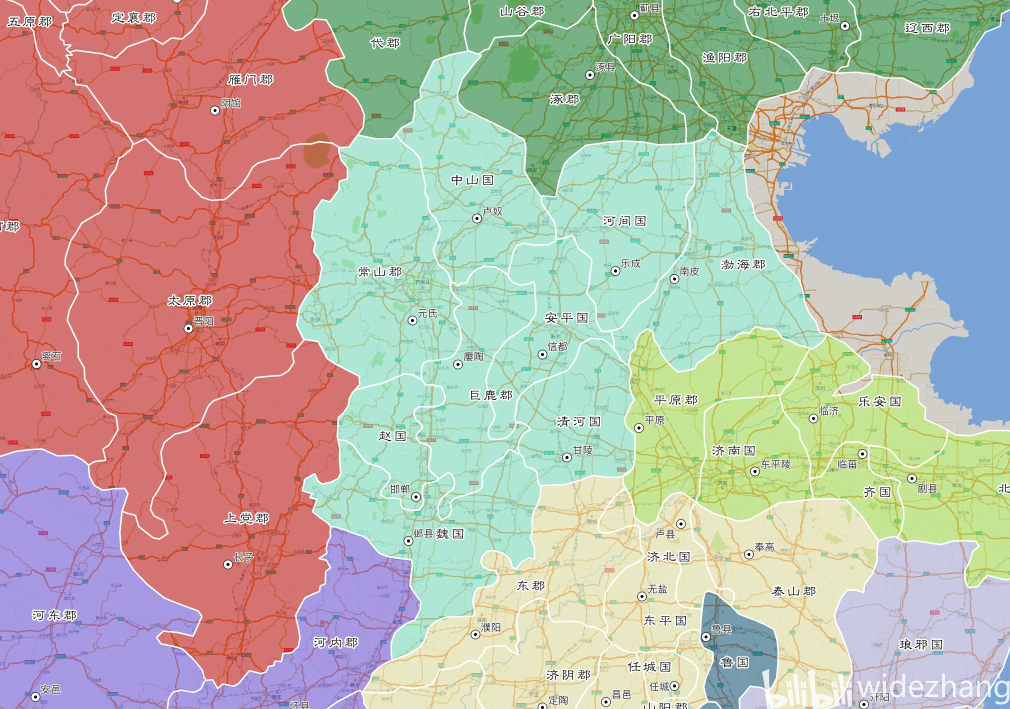
#> input picture docs/ref_imgs/冀州.png, 2020 x 1418 px (shown at 1/2 size)
$ python step1_erase_text_jizhou_v7.py   (older library calls are emulated)
#> lines starting #> are read from the running program, lines starting #| are printed output that depends on the picture; after the words box and inside, x2 and y2 are one past the last pixel; in counts of white or black regions, pixels touching at a corner belong together
#!/usr/bin/env python3
"""
v7 白线追踪 — 严格按照用户算法：
1. 确定颜色（青色掩膜，仅用于侧判定）
2. 边界是白色的
3. 找到白色点
4. 一侧是冀州颜色、另一侧不是 → 该点是正确边界点
5. 取最大连通分量（外环）→ 直接取轮廓 → 不与任何色块掩膜相交
"""

import cv2, numpy as np, json, os, sys

HERE = os.path.dirname(os.path.abspath(__file__))
SRC  = os.path.join(HERE, '汉末十三州地图范例', '冀州.png')
OUTDIR = os.path.join(HERE, 'jizhou_step1_v7')
os.makedirs(OUTDIR, exist_ok=True)

# cv2.imread can't handle CJK paths on Windows — use np.fromfile
def imread_safe(path):
#> called with path = '汉末十三州地图范例/冀州.png'
    return cv2.imdecode(np.fromfile(path, dtype=np.uint8), cv2.IMREAD_COLOR)
#> returned value is the input picture: shape (1418, 2020, 3); mean B, G, R 166.9, 178.3, 183.7

def imwrite_safe(path, img):
    ext = os.path.splitext(path)[1]
    result, buf = cv2.imencode(ext, img)
    if result:
        buf.tofile(path)

img = imread_safe(SRC)
if img is None:
    print(f'ERROR: cannot read {SRC}'); sys.exit(1)
H, W = img.shape[:2]
print(f'Image: {W}x{H}')
#| Image: 2020x1418

b, g, r = img[:,:,0].astype(int), img[:,:,1].astype(int), img[:,:,2].astype(int)

# ============================================================
# Phase 1: 冀州青色掩膜 — 仅用于侧判定（不参与最终形状）
# ============================================================
cyan_raw = (g > r + 35) & (g > b + 10) & (g >= 175) & (g <= 245)
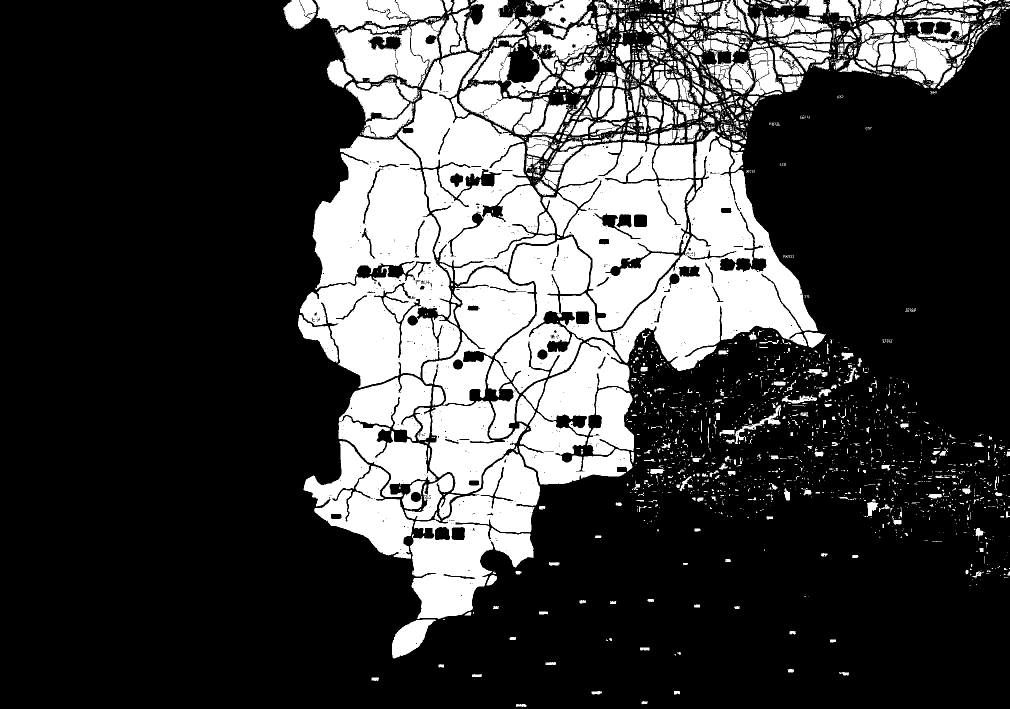
#> cyan_raw: shape (1418, 2020) bool (shown at 1/2 size); 26.2% white; 2938 white regions (2243 under 20 px), largest, box (x1, y1, x2, y2) and area: (600, 272, 921, 776) 96101, (1225, 263, 1636, 742) 75223, (795, 104, 1110, 569) 63282
bingzhou  = (r > g + 15) & (r > b) & (r > 100)
#> bingzhou: shape (1418, 2020) bool; 27.2% white; 825 white regions (649 under 20 px), largest, box (x1, y1, x2, y2) and area: (131, 279, 694, 1077) 237299, (241, 680, 718, 1375) 180451, (0, 0, 265, 928) 148714
sili      = (np.abs(r - g) < 30) & (g > b + 10) & (g >= 200)
#> sili: shape (1418, 2020) bool; 11.8% white; 3947 white regions (3690 under 20 px), largest, box (x1, y1, x2, y2) and area: (725, 652, 2020, 1418) 305367, (1828, 947, 1904, 993) 938, (1892, 985, 1992, 1067) 937
youzhou   = (r < g - 20) & (b < g) & (g > 120) & (r < 150)
#> youzhou: shape (1418, 2020) bool; 10.4% white; 2329 white regions (1977 under 20 px), largest, box (x1, y1, x2, y2) and area: (917, 21, 1371, 392) 78724, (566, 0, 939, 276) 54185, (1326, 0, 1611, 290) 41915
qingzhou  = (g > r + 10) & (g > b) & (b < 180)
#> qingzhou: shape (1418, 2020) bool; 19.3% white; 1782 white regions (1505 under 20 px), largest, box (x1, y1, x2, y2) and area: (916, 20, 1371, 392) 80205, (566, 0, 940, 276) 54583, (1247, 655, 1614, 994) 44629
cyan_mask = (cyan_raw & ~(bingzhou|sili|youzhou|qingzhou)).astype(np.uint8) * 255
#> cyan_mask: shape (1418, 2020); 17.2% white; 1057 white regions (805 under 20 px), largest, box (x1, y1, x2, y2) and area: (1225, 340, 1604, 725) 47200, (625, 317, 763, 573) 18654, (730, 331, 859, 532) 17724
print(f'Cyan mask pixels: {(cyan_mask>0).sum():,}')
#| Cyan mask pixels: 492,445

# ============================================================
# Phase 2: 检测白色边界线（排除大片白色背景）
# ============================================================
# 宽松白色检测
lo_white = (r > 210) & (g > 210) & (b > 210)
#> lo_white: shape (1418, 2020) bool; 4.6% white; 661 white regions (392 under 20 px), largest, box (x1, y1, x2, y2) and area: (0, 0, 2020, 1418) 73944, (1616, 1339, 1667, 1418) 1545, (1715, 1362, 1780, 1405) 1059
hi_white = (r > 185) & (g > 185) & (b > 185) & \
           (np.abs(r-g) < 20) & (np.abs(g-b) < 20) & (np.abs(r-b) < 20)
#> hi_white: shape (1418, 2020) bool; 7% white; 1800 white regions (1359 under 20 px), largest, box (x1, y1, x2, y2) and area: (0, 0, 1722, 1418) 56158, (1603, 509, 1867, 662) 17986, (1781, 563, 1937, 748) 11869
white_any = lo_white | hi_white

# 用梯度排除平坦白色背景区域（背景梯度低，线条梯度高）
gray = cv2.cvtColor(img, cv2.COLOR_BGR2GRAY)
gx = cv2.Sobel(gray, cv2.CV_64F, 1, 0, ksize=3)
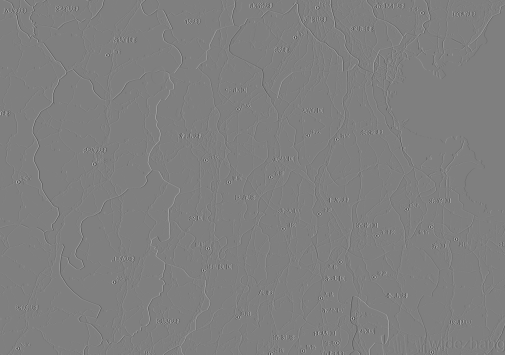
#> gx: shape (1418, 2020) float64 (shown at 1/4 size); min -1020, max 1020, mean 0.1; drawn with min black and max white
gy = cv2.Sobel(gray, cv2.CV_64F, 0, 1, ksize=3)
gmag = np.sqrt(gx**2 + gy**2)

# 白色像素中，只有梯度>阈值的才算"线"
white_line = white_any & (gmag > 12)
#> white_line: shape (1418, 2020) bool; 4.9% white in thin lines or dots
print(f'White total: {white_any.sum():,},  white line (edge): {white_line.sum():,}')
#| White total: 221,926,  white line (edge): 141,589

# ============================================================
# Phase 3: 侧判定 — 用户算法核心
# 对每个白线像素检查8邻域：一侧青色一侧非青色 = 真正的冀州边界
# ============================================================
cyan_p = np.pad(cyan_mask > 0, 1, mode='constant', constant_values=False)
#> cyan_p: shape (1420, 2022) bool; 17.2% white; 1057 white regions (805 under 20 px), largest, box (x1, y1, x2, y2) and area: (1226, 341, 1605, 726) 47200, (626, 318, 764, 574) 18654, (731, 332, 860, 533) 17724

# 向量化8邻域统计
neighbor_offsets = [(-1,-1),(-1,0),(-1,1),(0,-1),
                    (0,1),(1,-1),(1,0),(1,1)]
n_cyan = np.zeros((H,W), dtype=np.int32)
for dy, dx in neighbor_offsets:
    sl = cyan_p[1+dy:H+dy+1, 1+dx:W+dx+1]
    n_cyan += sl.astype(np.int32)
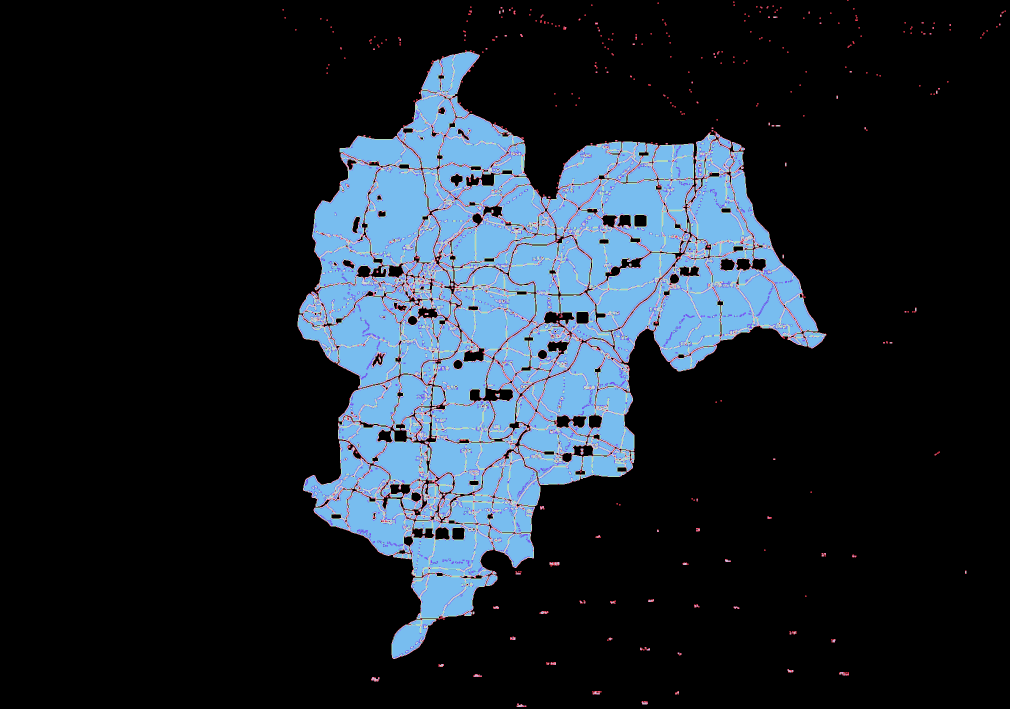
#> n_cyan: shape (1418, 2020) int32 (shown at 1/2 size); 9 distinct labels, from 0 to 8; one colour per label, 0 black

n_non_cyan = 8 - n_cyan
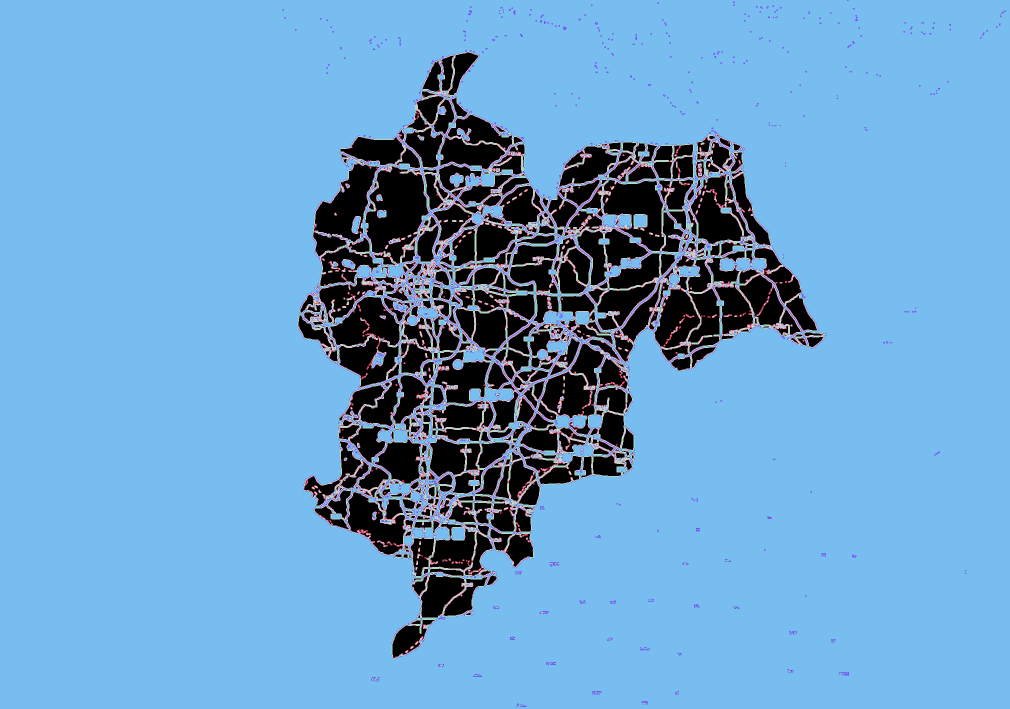
#> n_non_cyan: shape (1418, 2020) int32 (shown at 1/2 size); 9 distinct labels, from 0 to 8; one colour per label, 0 black
border_px = white_line & (n_cyan >= 1) & (n_non_cyan >= 1)
#> border_px: shape (1418, 2020) bool; 0.51% white in thin lines or dots, all inside (x1, y1, x2, y2) = (565, 0, 2012, 1409)
border_u8 = (border_px * 255).astype(np.uint8)
print(f'Border pixels (side-test passed): {border_px.sum():,}')
#| Border pixels (side-test passed): 14,495

# ============================================================
# Phase 4: 连通性分析 — 只保留最大连通分量（外环）
# 内部县界线是小的独立连通块或短枝
# ============================================================
k3 = cv2.getStructuringElement(cv2.MORPH_ELLIPSE, (3,3))
border_conn = cv2.dilate(border_u8, k3, iterations=1)  # 仅桥接≤1px间隙
#> border_conn: shape (1418, 2020); 1.4% white; 491 white regions (223 under 20 px), largest, box (x1, y1, x2, y2) and area: (799, 612, 925, 816) 1596, (1190, 467, 1382, 696) 1585, (1002, 420, 1122, 573) 1318

n_lbl, lbl_map, stats, centroids = cv2.connectedComponentsWithStats(border_conn)
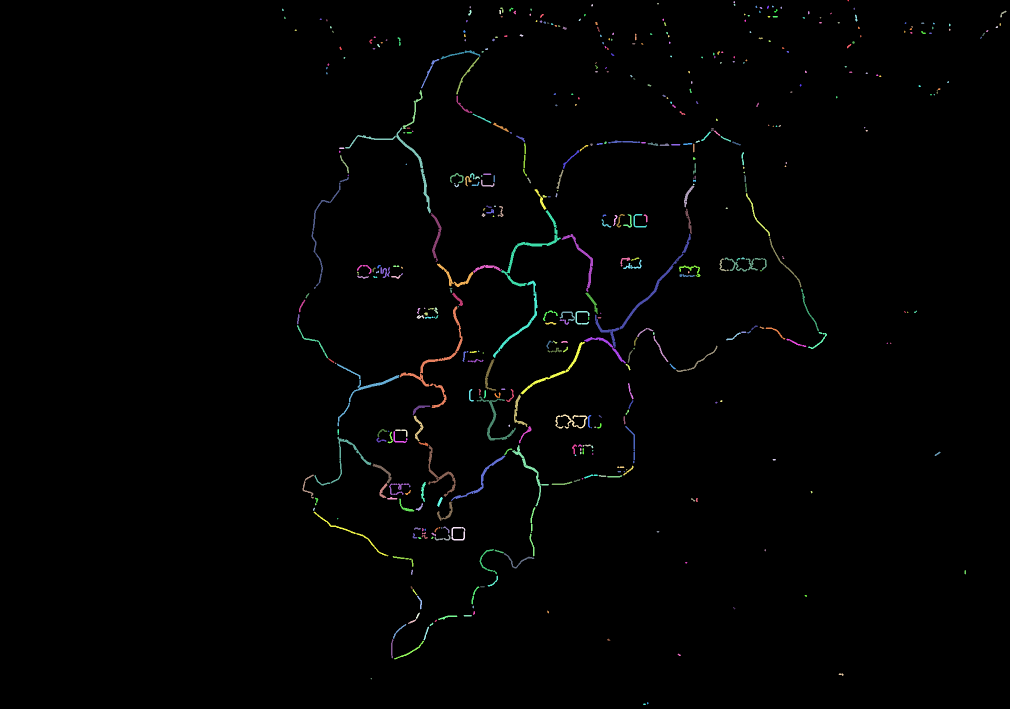
#> lbl_map: shape (1418, 2020) int32 (shown at 1/2 size); 492 distinct labels, from 0 to 491; one colour per label, 0 black
#> n_lbl = 492; stats = 492 rows, first 6: [0, 0, 2020, 1418, 2823965], [1695, 0, 3, 3, 7], [1467, 2, 3, 5, 11], [1314, 6, 4, 3, 8], [1182, 8, 4, 5, 13], [1467, 8, 4, 4, 10]; centroids = 492 pairs, first value 565.2 to 2005.2, second value 0.714 to 1408
print(f'Components before filter: {n_lbl - 1}')
#| Components before filter: 491

if n_lbl > 2:  # 有多个分量可选
    areas = [(stats[i, cv2.CC_STAT_AREA], i) for i in range(1, n_lbl)]
#> areas = 491 pairs, first value 5 to 1596, second value 1 to 491
    areas.sort(reverse=True)
    print('Top components:')
    for area, lid in areas[:5]:
        print(f'  label={lid}  area={area:,}')
#> this loop made 5 passes
#> (area, lid) on passes 1 to 5: (1596, 302), (1585, 265), (1318, 254), (1267, 182), (925, 294)
#> (printed output is left out)

    # 外环是面积最大的分量
    best_label = areas[0][1]
#> best_label = 302
    ring = (lbl_map == best_label).astype(np.uint8) * 255
#> ring: shape (1418, 2020); 0.06% white; 1 white region
    ring_area = int(ring.sum() / 255)
#> ring_area = 1596
    print(f'Selected outer ring: label={best_label}, area={ring_area:,}')
#| Selected outer ring: label=302, area=1,596
else:
    ring = border_conn

imwrite_safe(os.path.join(OUTDIR, '01_ring_component.png'), ring)
#> in imwrite_safe, `result, buf = cv2.imencode(ext, img)`: buf = 6277 values, max 255 at index 53, min 0 at index 8, mean 76.88

# ============================================================
# Phase 5: 从环直接提取轮廓（不膨胀、不相交色块）
# ============================================================
contours, hierarchy = cv2.findContours(
    ring, cv2.RETR_EXTERNAL, cv2.CHAIN_APPROX_NONE
)
#> contours = 1 contour; box (x1, y1, x2, y2) and area: (799, 612, 925, 816) 1266
print(f'External contours: {len(contours)}')
#| External contours: 1

if not contours:
    print('ERROR: no contours found'); sys.exit(1)

outer = max(contours, key=cv2.contourArea)
#> outer = contour of 681 points, box (x1, y1, x2, y2) (799, 612, 925, 816), area 1266
print(f'Outer contour raw vertices: {len(outer)}')
#| Outer contour raw vertices: 681

# 多边形简化
eps = 0.002 * cv2.arcLength(outer, True)
#> eps = 1.6
simple = cv2.approxPolyDP(outer, eps, True)
#> simple = contour of 68 points, box (x1, y1, x2, y2) (799, 612, 925, 816), area 1244
pts_raw = simple.reshape(-1, 2).copy().astype(float)
#> pts_raw = 68 pairs, first value 799 to 924, second value 612 to 815
print(f'Simplified vertices: {len(pts_raw)}')
#| Simplified vertices: 68

# 轻量高斯平滑坐标（消除像素级抖动）
from scipy.ndimage import gaussian_filter1d
pts_smooth = np.zeros_like(pts_raw)
pts_smooth[:, 0] = gaussian_filter1d(pts_raw[:, 0], sigma=2.5)
pts_smooth[:, 1] = gaussian_filter1d(pts_raw[:, 1], sigma=2.5)

# 闭合成环（首尾相接）
pts_list = np.round(pts_smooth).astype(int).tolist()

# ============================================================
# Phase 6: 填充多边形得到掩膜
# ============================================================
final_mask = np.zeros((H,W), dtype=np.uint8)
cv2.fillPoly(final_mask, [np.array(pts_list)], 255)
#> final_mask: shape (1418, 2020); 0.07% white; 1 white region, box (x1, y1, x2, y2) and area: (813, 627, 919, 808) 1938
final_area = (final_mask > 0).sum()

# 轻微裁剪：去掉明显超出青色区域的离群像素（<500px的小突起）
outlier_mask = (final_mask > 0) & (cyan_mask == 0)
#> outlier_mask: shape (1418, 2020) bool; 0.02% white; 10 white regions (5 under 20 px), largest, box (x1, y1, x2, y2) and area: (813, 734, 852, 768) 270, (911, 631, 919, 662) 87, (854, 765, 873, 777) 80, (866, 714, 884, 726) 60, (912, 670, 919, 676) 20
outlier_n = outlier_mask.sum()
#> outlier_n = 542
final_mask[outlier_mask] = 0
print(f'Outlier pixels clipped: {outlier_n:,}')
#| Outlier pixels clipped: 542

# 重新提取轮廓（裁剪后可能有新凹坑需要补）
contours2, _ = cv2.findContours(final_mask, cv2.RETR_EXTERNAL, cv2.CHAIN_APPROX_SIMPLE)
if contours2:
    outer2 = max(contours2, key=cv2.contourArea)
    eps2 = 0.002 * cv2.arcLength(outer2, True)
    final_contour = cv2.approxPolyDP(outer2, eps2, True)
    pts_final = final_contour.reshape(-1, 2).tolist()
else:
    pts_final = pts_list

print(f'Final vertices: {len(pts_final)},  area: {final_area-outlier_n:,}')
#| Final vertices: 66,  area: 1,396

# ============================================================
# 保存输出
# ============================================================
# 边界点 JSON
with open(os.path.join(OUTDIR, 'boundary_points.json'), 'w') as f:
    json.dump({'points': pts_final, 'count': len(pts_final)}, f,
              ensure_ascii=False, indent=2)

# verify_overlay: 半透明青色叠原图
overlay_img = img.copy()
alpha = 0.35
m_bool = final_mask > 0
overlay_img[m_bool] = overlay_img[m_bool].astype(float) * (1-alpha) + \
                       np.array([173,228,207],dtype=float) * alpha
#> overlay_img: shape (1418, 2020, 3); 0.05% of pixels changed, all inside (x1, y1, x2, y2) = (813, 628, 919, 808)
overlay_img = overlay_img.astype(np.uint8)
cv2.polylines(overlay_img, [np.array(pts_final)], True, (0,0,255), 2)
#> overlay_img: shape (1418, 2020, 3); mean B, G, R 166.8, 178.3, 183.7
imwrite_safe(os.path.join(OUTDIR, 'verify_overlay.png'), overlay_img)

# boundary_overlay: 红框原图
bound_img = img.copy()
cv2.polylines(bound_img, [np.array(pts_final)], True, (0,0,255), 2)
#> bound_img: shape (1418, 2020, 3); 0.02% of pixels changed, all inside (x1, y1, x2, y2) = (878, 671, 920, 719)
imwrite_safe(os.path.join(OUTDIR, 'boundary_overlay.png'), bound_img)

# mask
imwrite_safe(os.path.join(OUTDIR, 'mask_clean.png'), final_mask)

# comparison_preview
comp = np.hstack([img,
    cv2.bitwise_and(img, img, mask=final_mask),
    bound_img])
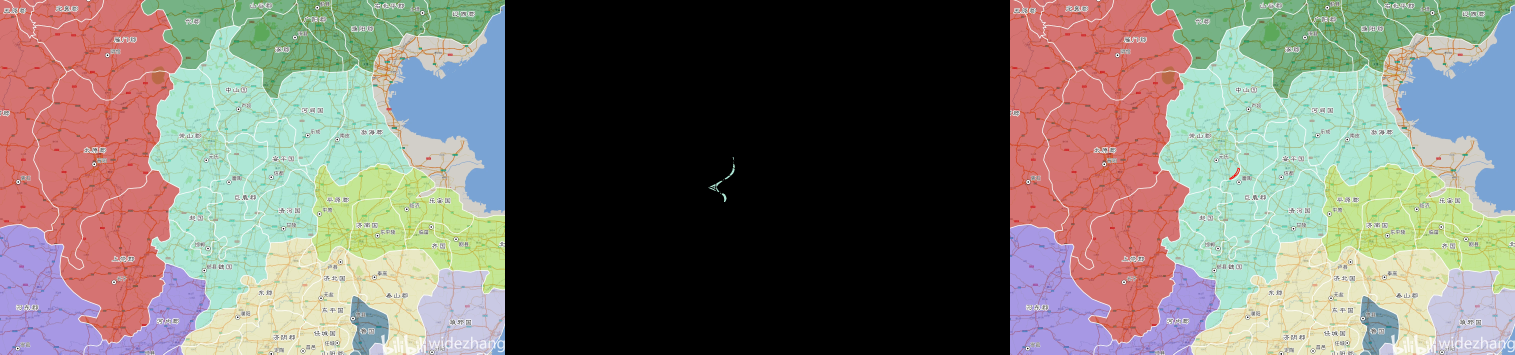
#> comp: shape (1418, 6060, 3) (shown at 1/4 size); mean B, G, R 111.3, 118.9, 122.5
imwrite_safe(os.path.join(OUTDIR, 'comparison_preview.png'), comp)

# Debug: 各阶段可视化
imwrite_safe(os.path.join(OUTDIR, '00_white_line.png'),
            (white_line*255).astype(np.uint8))
imwrite_safe(os.path.join(OUTDIR, '00_border_px.png'), border_u8)

print(f'\nDone! Output in {OUTDIR}')
